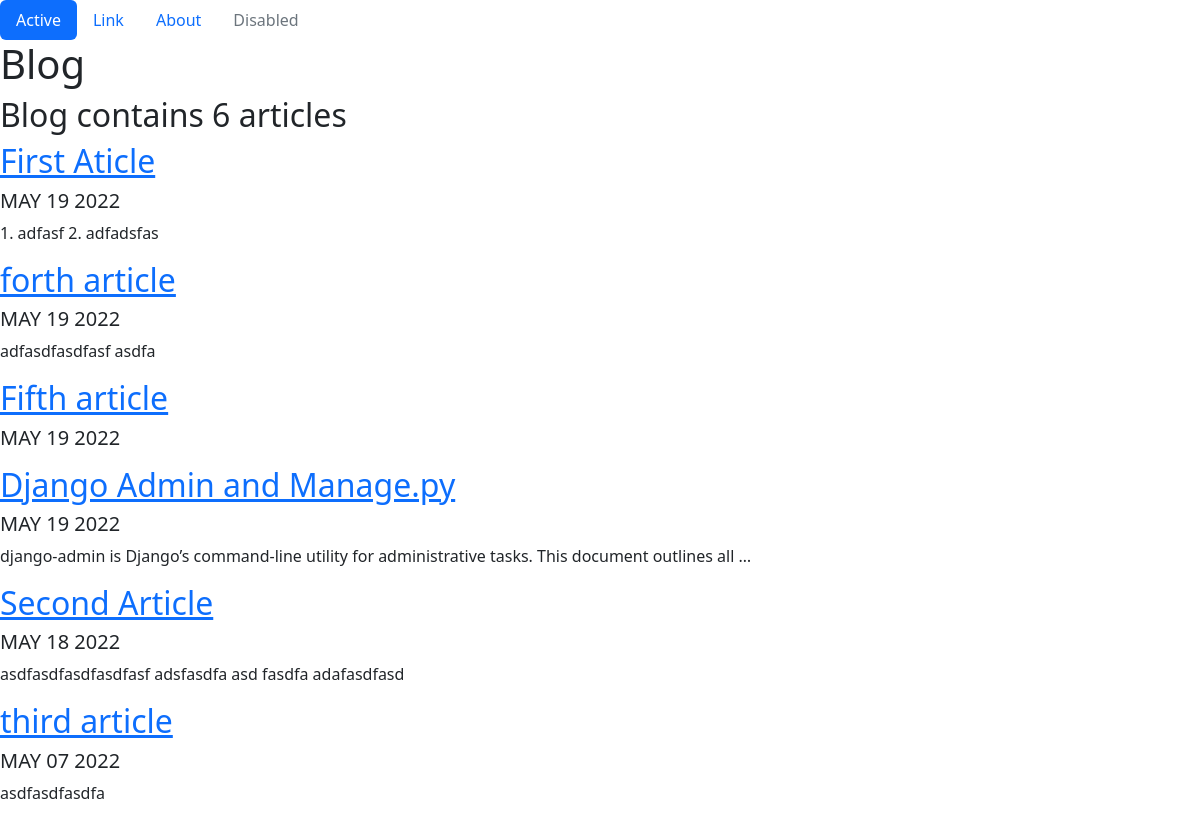
Screenshot of /blog/ with the database file from the repository.
### blog/models.py (models this page shows, shortened)
class Article(models.Model):
    title = models.CharField(max_length=100)
    created_date = models.DateField()
    content = models.TextField(blank=True)

### blog/views.py (the view)
# urls.py: path('', views.all_blogs, name='all_blogs'),
def all_blogs(request):
    articles = Article.objects.order_by('-created_date')
    return render(request, 'blog/all_blogs.html', {'articles': articles})

### blog/templates/blog/all_blogs.html
{% extends 'portfolio/base.html' %}
{% block content %}
    <H1>Blog</H1>
<h2>Blog contains {{ articles.count }} article{{ articles.count|pluralize }}</h2>
{% for article in articles %}
<a href="{% url 'blog:detail' article.id %}"><h2>{{ article.title }}</h2></a>
<h5>{{ article.created_date|date:'M d Y'|upper }}</h5>
<p>{{ article.content|striptags|truncatechars:100 }}</p>
{% endfor %}
{% endblock %}

### rows the page displays
Article: title "First Aticle", created_date "MAY 19 2022", content "1. adfasf 2. adfadsfas"
Article: title "forth article", created_date "MAY 19 2022", content "adfasdfasdfasf asdfa"
Article: title "Fifth article", created_date "MAY 19 2022"
Article: title "Django Admin and Manage.py", created_date "MAY 19 2022", content "django-admin is Django’s command-line utility for administrative tasks. This document outlines all …"
Article: title "Second Article", created_date "MAY 18 2022", content "asdfasdfasdfasdfasf adsfasdfa asd fasdfa adafasdfasd"
Article: title "third article", created_date "MAY 07 2022", content "asdfasdfasdfa"

### other values shown
{{ articles.count }} "6"
